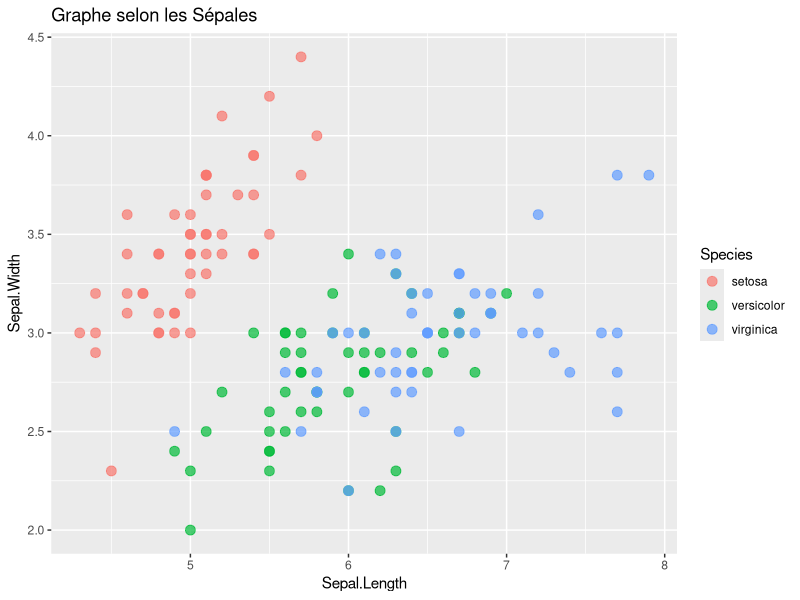
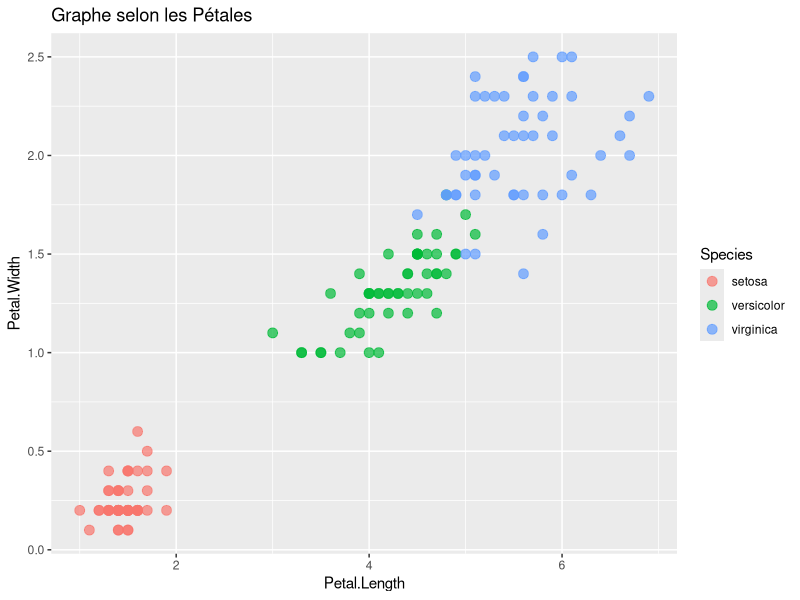
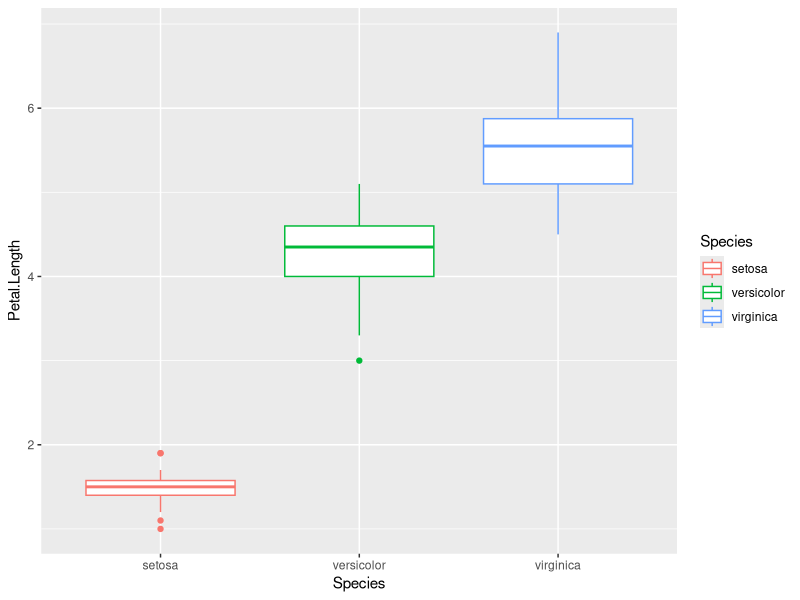
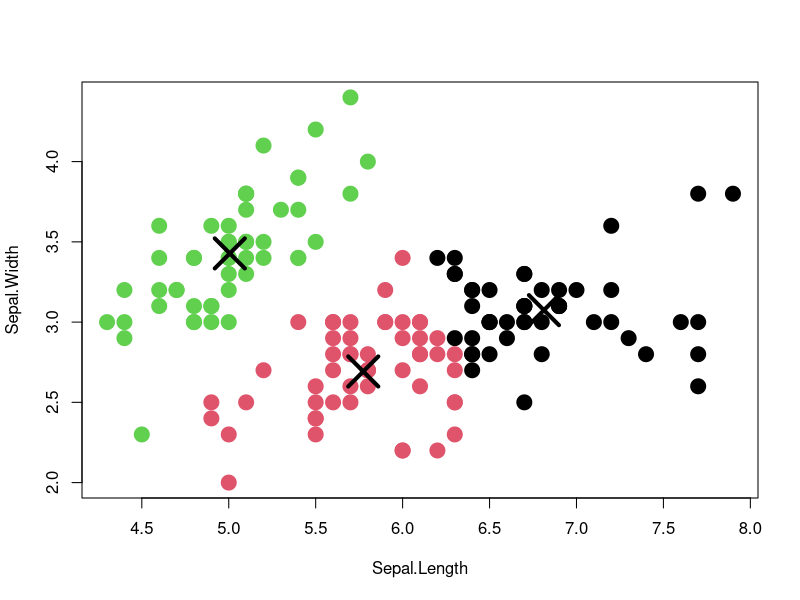
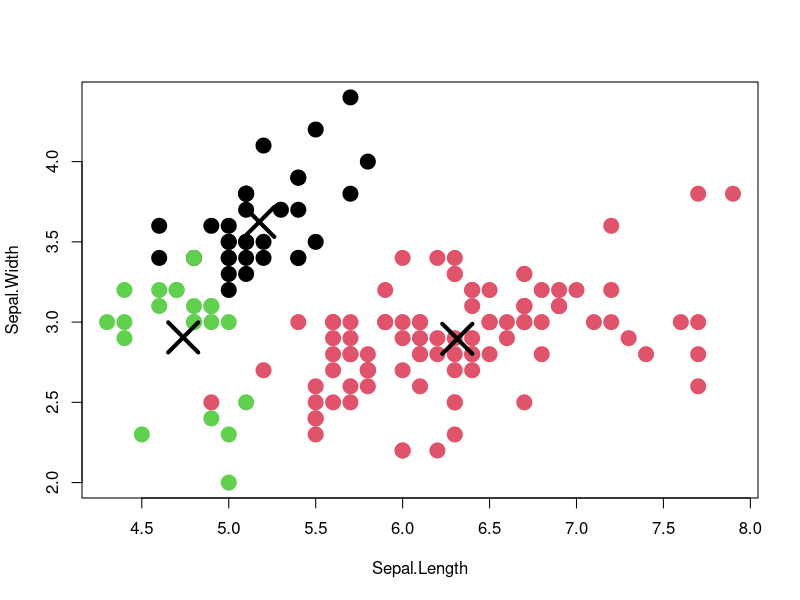

Here is the R script that generated these plots, in order:
## ---- chunk 1
# pour éditer avec les codes, sans les résultats
#knitr::opts_chunk$set(echo = T, message=F, eval=F, warning = F) 

# pour éditer sans les codes, avec les résultats
#knitr::opts_chunk$set(echo = F, message=F, eval=T, warning = F)

# pour éditer avec les codes et les résultats
knitr::opts_chunk$set(echo = T, message=F, eval=T, warning = F)
library(ggplot2)
## ---- chunk 2
data(iris)
## ---- chunk 3
knitr::kable(head(iris))
## ---- chunk 4
ggplot(data=iris, aes(x=Sepal.Length, y=Sepal.Width,col=Species)) + geom_point(size=3, alpha=0.7)+ggtitle('Graphe selon les Sépales')
## ---- chunk 5
ggplot(data=iris, aes(x=Petal.Length, y=Petal.Width,col=Species)) + geom_point(size=3, alpha=0.7)+ggtitle('Graphe selon les Pétales')
## ---- chunk 6
ggplot(data=iris, aes(x=Species, y=Petal.Length,col=Species)) + geom_boxplot()
## ---- chunk 7
selectedData <- iris[, c(1,2)]
clusters <- kmeans(selectedData,3)
plot(selectedData,
         col = clusters$cluster,pch = 20, cex = 3)
points(clusters$centers, pch = 4, cex = 4, lwd = 4)
## ---- chunk 8
clusters <- kmeans(iris[,1:4],3) # les 4 variables numériques
plot(selectedData,
         col = clusters$cluster,pch = 20, cex = 3)
points(clusters$centers, pch = 4, cex = 4, lwd = 4)
## ---- chunk 9
knitr::kable(table(clusters$cluster,iris$Species))
